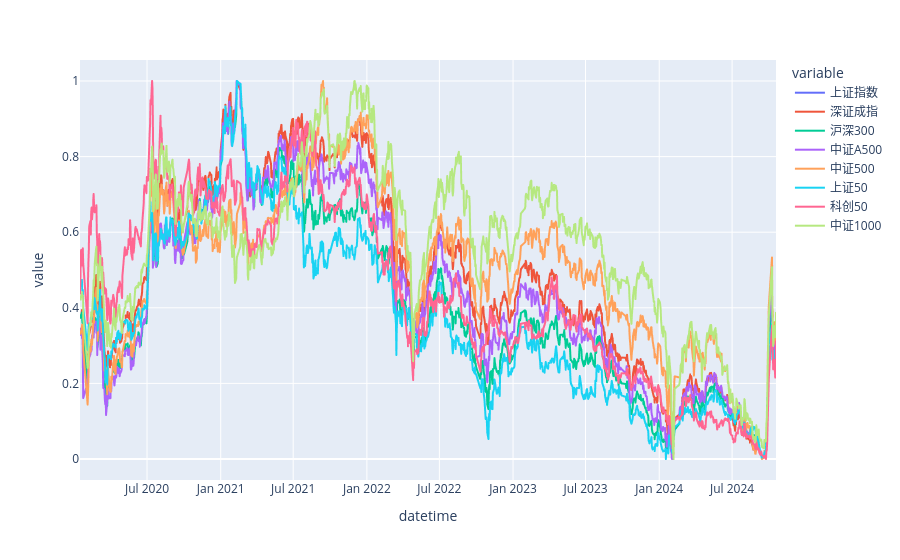

The notebook cell saved with this chart:
### Code cell
fig = px.line(ddd.reset_index(),x='datetime', y=plData.columns,line_shape='linear')
# fig = px.area(ddd.reset_index(),x='datetime', y=plData.columns)
fig.show(config={'scrollZoom': True,'displaylogo':False})

### Figure 1 — Plotly figure (JSON) as saved in the notebook; plotly's stock layout.template omitted (floating-point values rounded to 4 significant figures; data arrays with more than 128 entries replaced by an {"elided": "..."} marker saying what was removed)
{"data": [{"hovertemplate": "variable=上证指数<br>datetime=%{x}<br>value=%{y}<extra></extra>", "legendgroup": "上证指数", "line": {"color": "#636efa", "dash": "solid", "shape": "linear"}, "marker": {"symbol": "circle"}, "mode": "lines", "name": "上证指数", "showlegend": true, "type": "scattergl", "x": {"elided": "1150 str values"}, "xaxis": "x", "y": {"elided": "1150 float values"}, "yaxis": "y"}, {"hovertemplate": "variable=深证成指<br>datetime=%{x}<br>value=%{y}<extra></extra>", "legendgroup": "深证成指", "line": {"color": "#EF553B", "dash": "solid", "shape": "linear"}, "marker": {"symbol": "circle"}, "mode": "lines", "name": "深证成指", "showlegend": true, "type": "scattergl", "x": {"elided": "1150 str values"}, "xaxis": "x", "y": {"elided": "1150 float values"}, "yaxis": "y"}, {"hovertemplate": "variable=沪深300<br>datetime=%{x}<br>value=%{y}<extra></extra>", "legendgroup": "沪深300", "line": {"color": "#00cc96", "dash": "solid", "shape": "linear"}, "marker": {"symbol": "circle"}, "mode": "lines", "name": "沪深300", "showlegend": true, "type": "scattergl", "x": {"elided": "1150 str values"}, "xaxis": "x", "y": {"elided": "1150 float values"}, "yaxis": "y"}, {"hovertemplate": "variable=中证A500<br>datetime=%{x}<br>value=%{y}<extra></extra>", "legendgroup": "中证A500", "line": {"color": "#ab63fa", "dash": "solid", "shape": "linear"}, "marker": {"symbol": "circle"}, "mode": "lines", "name": "中证A500", "showlegend": true, "type": "scattergl", "x": {"elided": "1150 str values"}, "xaxis": "x", "y": {"elided": "1150 float values"}, "yaxis": "y"}, {"hovertemplate": "variable=中证500<br>datetime=%{x}<br>value=%{y}<extra></extra>", "legendgroup": "中证500", "line": {"color": "#FFA15A", "dash": "solid", "shape": "linear"}, "marker": {"symbol": "circle"}, "mode": "lines", "name": "中证500", "showlegend": true, "type": "scattergl", "x": {"elided": "1150 str values"}, "xaxis": "x", "y": {"elided": "1150 float values"}, "yaxis": "y"}, {"hovertemplate": "variable=上证50<br>datetime=%{x}<br>value=%{y}<extra></extra>", "legendgroup": "上证50", "line": {"color": "#19d3f3", "dash": "solid", "shape": "linear"}, "marker": {"symbol": "circle"}, "mode": "lines", "name": "上证50", "showlegend": true, "type": "scattergl", "x": {"elided": "1150 str values"}, "xaxis": "x", "y": {"elided": "1150 float values"}, "yaxis": "y"}, {"hovertemplate": "variable=科创50<br>datetime=%{x}<br>value=%{y}<extra></extra>", "legendgroup": "科创50", "line": {"color": "#FF6692", "dash": "solid", "shape": "linear"}, "marker": {"symbol": "circle"}, "mode": "lines", "name": "科创50", "showlegend": true, "type": "scattergl", "x": {"elided": "1150 str values"}, "xaxis": "x", "y": {"elided": "1150 float values"}, "yaxis": "y"}, {"hovertemplate": "variable=中证1000<br>datetime=%{x}<br>value=%{y}<extra></extra>", "legendgroup": "中证1000", "line": {"color": "#B6E880", "dash": "solid", "shape": "linear"}, "marker": {"symbol": "circle"}, "mode": "lines", "name": "中证1000", "showlegend": true, "type": "scattergl", "x": {"elided": "1150 str values"}, "xaxis": "x", "y": {"elided": "1150 float values"}, "yaxis": "y"}], "layout": {"legend": {"title": {"text": "variable"}, "tracegroupgap": 0}, "margin": {"t": 60}, "xaxis": {"anchor": "y", "domain": [0, 1], "title": {"text": "datetime"}}, "yaxis": {"anchor": "x", "domain": [0, 1], "title": {"text": "value"}}}}
